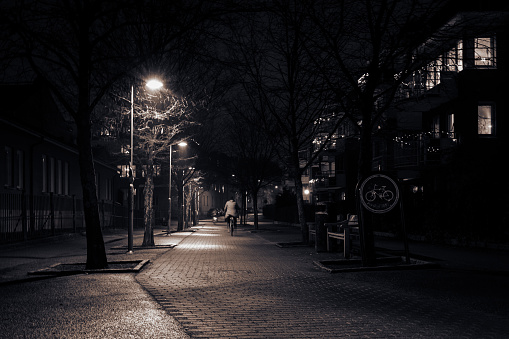
#> input picture Editing_AUTO/pics/pic1.jpg, 509 x 339 px; its folder holds only this picture in this run
$ python main.py
#> lines starting #> are read from the running program, lines starting #| are printed output that depends on the picture
from PIL import Image,ImageEnhance,ImageFilter
import os

in_path = "./pics"
out_path = "./editedpics"

for filename in os.listdir(in_path):


  image = Image.open(f"{in_path}/{filename}")
#> image is the input picture: PIL image 509x339 RGB; mean R, G, B 27.8, 25.5, 27.2

  edited_image = image.filter(ImageFilter.DETAIL)
  edited_image = image.filter(ImageFilter.SHARPEN)
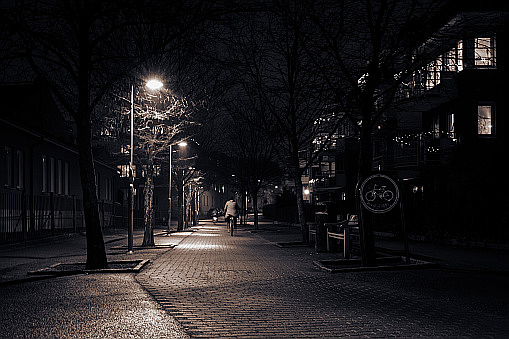
#> edited_image: PIL image 509x339 RGB; mean R, G, B 28.6, 26.3, 27.8
  enhancer = ImageEnhance.Contrast(edited_image)
  edited_image= enhancer.enhance(1.25)
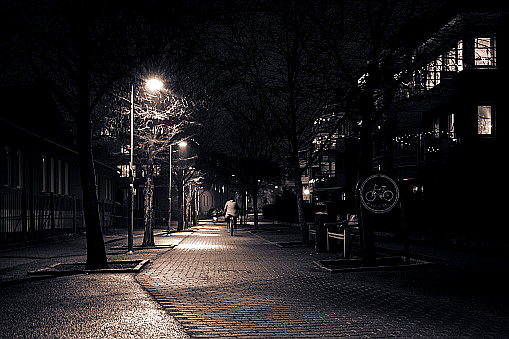
#> edited_image: PIL image 509x339 RGB; mean R, G, B 30.5, 27.6, 29.1

  newname = os.path.splitext(filename)[0]
  edited_image.save(f'{out_path}/edited_{newname}.jpg')
